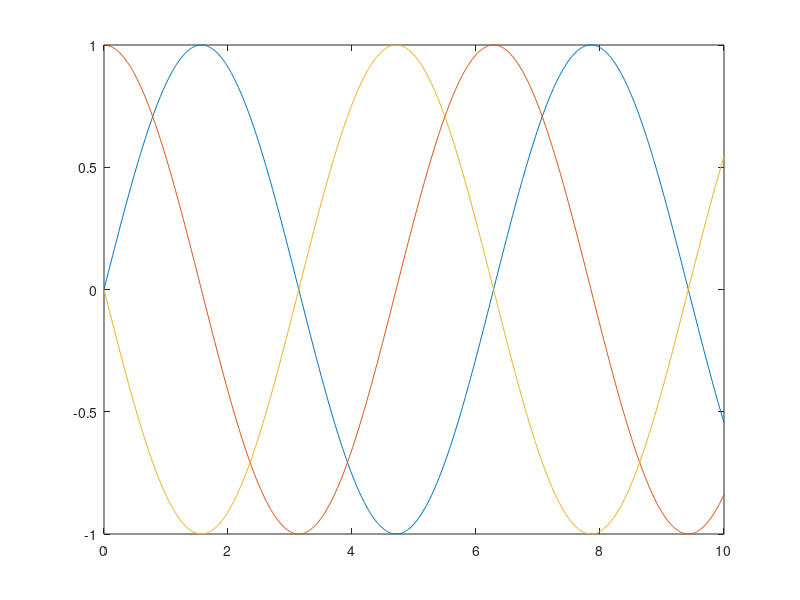

This figure's MATLAB source: (Note: this script raises an error after producing the figure.)
clc,clear,close all;
%% trajectory generation

dt=0.01;
time=0:dt:10;
q=sin(time);
dq=cos(time);
ddq=-sin(time);

plot(time,q);
hold on;
plot(time,dq);
plot(time,ddq);

%% trajectory scaling
c=10; %scaling factor
[nq,ndq,nddq,ntime]=trajLinearScaler(q,dq,ddq,time,c);
% 
figure;
plot(ntime,nq);
hold on;
plot(ntime,ndq);
plot(ntime,nddq);

